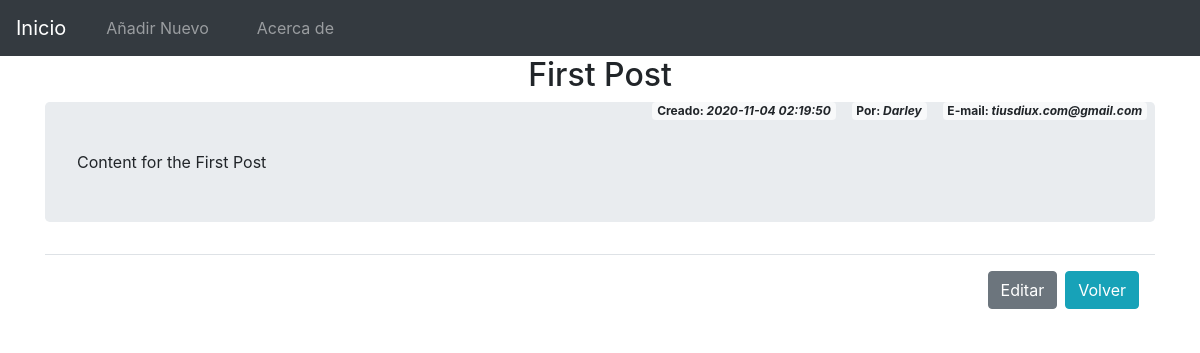
/1, run on an earlier commit of the app's database.
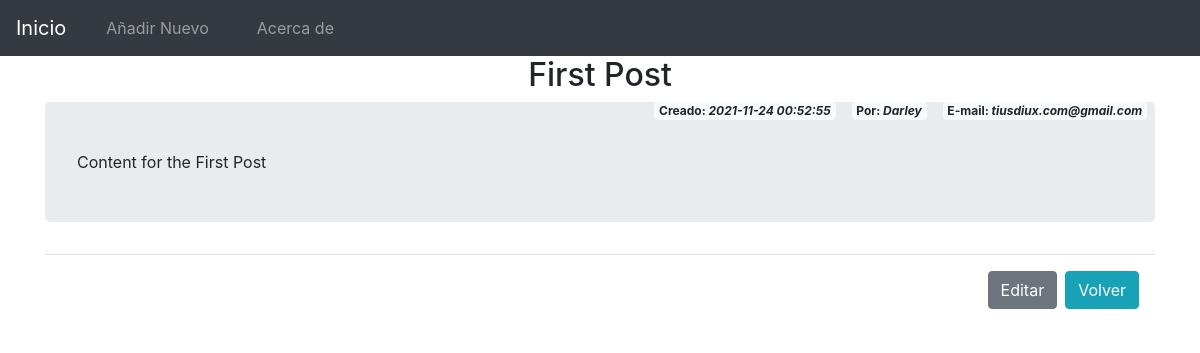
And on a later commit of the database.
### tables this page shows
CREATE TABLE people(
    			id INTEGER PRIMARY KEY AUTOINCREMENT,
    			name TEXT VARCHAR(30),
    			email TEXT VARCHAR(20),
                created TIMESTAMP NOT NULL DEFAULT CURRENT_TIMESTAMP,
                title TEXT NOT NULL UNIQUE,
    			content TEXT UNIQUE
    		);

### app.py (the view)
@app.route('/<int:id>')
def story(id):
    story = get_post(id)
    return render_template('story.html', post=story)

### app.py (called while the page is built)
def get_connection():
    connect = sqlite3.connect('database.db')
    connect.row_factory = sqlite3.Row
    return connect

def get_post(id):
    connect = get_connection()
    post = connect.execute('SELECT * FROM people WHERE id = ?',
                        (id,)).fetchone()
    connect.close()
    if post is None:
        abort(404)
    return post

### templates/story.html
{% extends 'base.html' %}
{% block content %}
	<h2 class="text-center">{% block title %} {{ post['title'] }} {% endblock %}</h2>
	<span class='badge badge-light float-right mx-xl-2'>E-mail: <em>{{ post['email'] }}</em></span>
	<span class="badge badge-light float-right mx-xl-2">Por: <em>{{ post['name'] }}</em></span>
	<span class="badge badge-light float-right mx-xl-2">Creado: <em>{{ post['created'] }}</em></span>
	<p class="jumbotron py-md-5">{{ post['content'] }}</p>
	<span class="modal-footer">
		<a href="{{ url_for('edit', id=post['id']) }}">
			<span class="btn btn-secondary">Editar</span>
		</a>
		<input class='btn btn-info' type="button" value="Volver" onClick="history.go(-1);">
	</span>
{% endblock %}

What changed in the data, as far as the page shows it:
changed people "First Post": created "2020-11-04 02:19:50" → "2021-11-24 00:52:55"
